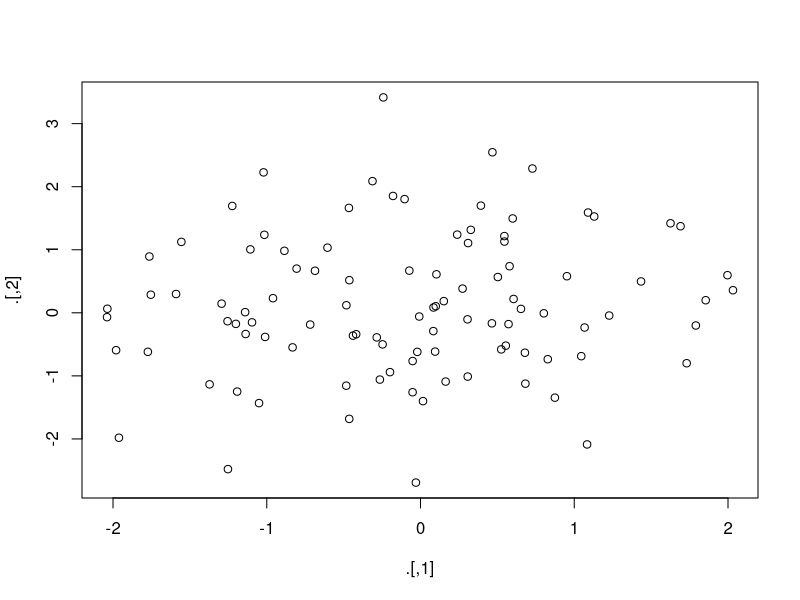
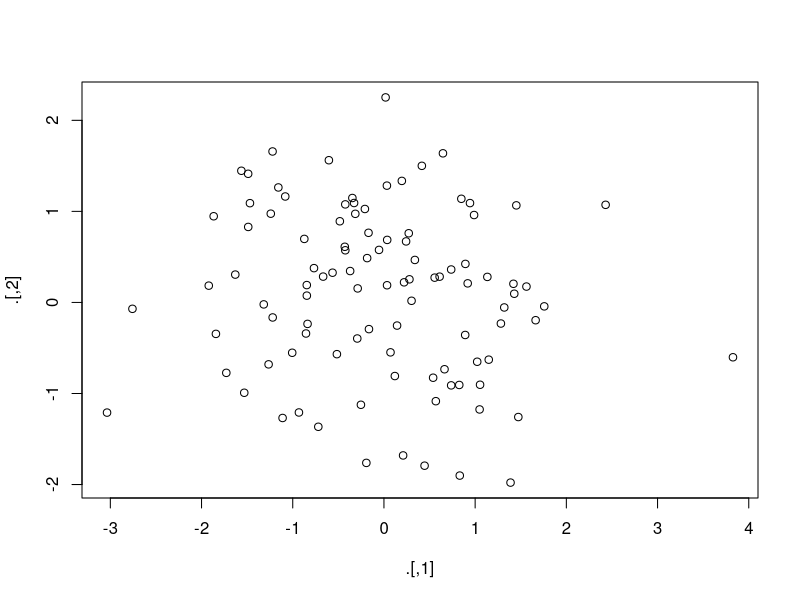
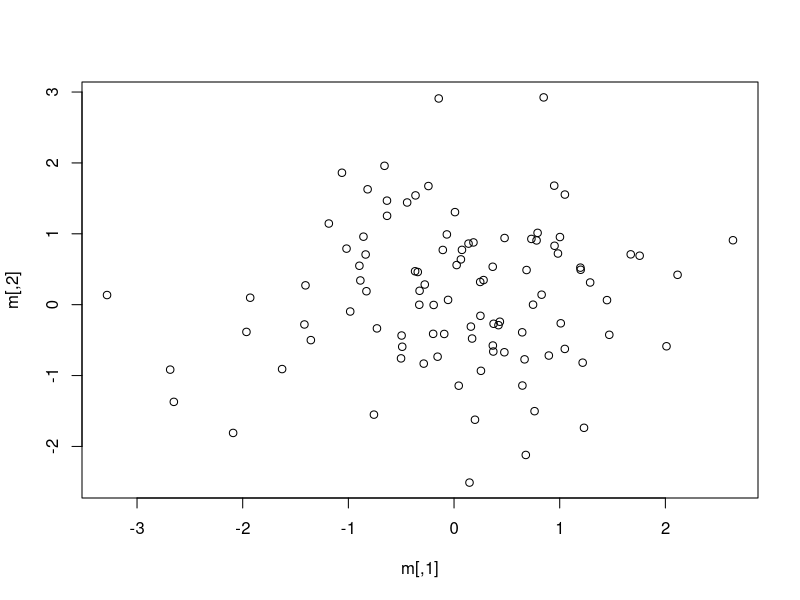

R code for these plots, in order:
## ---- chunk 1
knitr::opts_chunk$set(eval= TRUE, warning = FALSE, message = FALSE)
## ---- chunk 2
library(tidyverse)
library(magrittr)
## ---- chunk 3
head(diamonds)
## ---- chunk 4
diamonds %>%
  filter(color == "I") %>%
  group_by(cut) %>%
  summarize(price = mean(price))
## ---- chunk 5
diamonds_1 <- filter(diamonds, color == "I")
diamonds_2 <- group_by(diamonds_1, cut)
(diamonds_3 <- summarize(diamonds_2, price = mean(price)))
## ---- chunk 6
diamonds %<>%
  filter(color == "I") %>% select(carat, cut, color)
diamonds
## ---- chunk 7
rnorm(200) %>%
    matrix(ncol = 2) %T>%
    plot %>%
    colSums
## ---- chunk 8
rnorm(200) %>%
    matrix(ncol = 2) %>%
    { plot(.); . } %>%
    colSums
## ---- chunk 9
m <- matrix(rnorm(200), ncol = 2)
plot(m)
colSums(m)
## ---- chunk 10
iris %>%
    subset(Sepal.Length > mean(Sepal.Length)) %$%
    cor(Sepal.Length, Sepal.Width)
## ---- chunk 11
with(subset(iris, Sepal.Length > mean(Sepal.Length)),
     cor(Sepal.Length, Sepal.Width))
